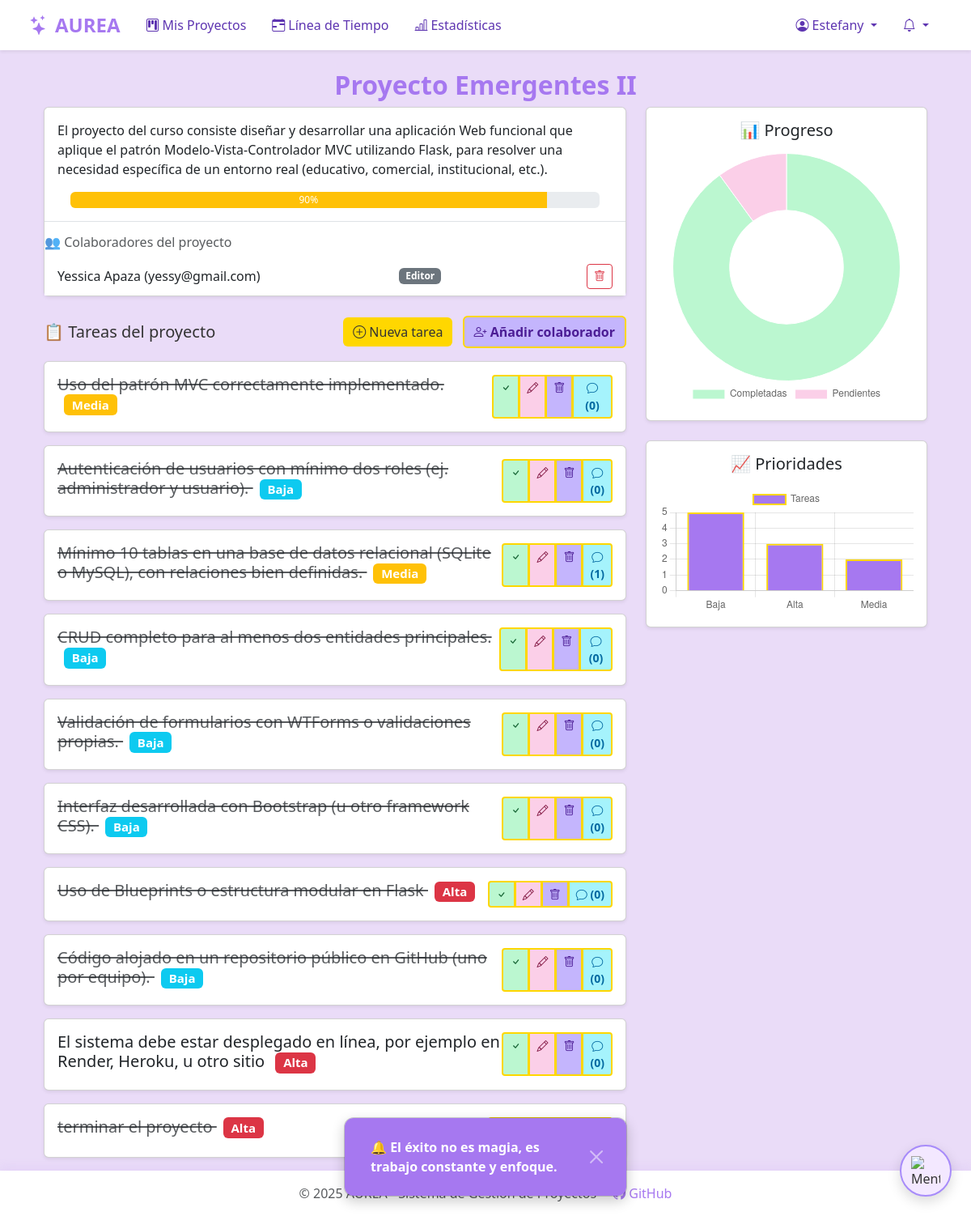
The page /project/proyecto/1 (signed in) on the database its author committed.
### app/models.py (models this page shows, shortened)
class Usuario(db.Model, UserMixin):
    __tablename__ = 'usuarios'
    id_usuario = db.Column(db.Integer, primary_key=True)
    nombre = db.Column(db.String(100), nullable=False)
    email = db.Column(db.String(120), unique=True, nullable=False)
    contraseña = db.Column(db.String(200), nullable=False)
    id_rol = db.Column(db.Integer, db.ForeignKey('roles.id_rol'), default=2, nullable=False)
    rol = db.relationship('Rol', backref='usuario')
    colaboraciones = db.relationship('Colaborador', back_populates='usuario', cascade="all, delete-orphan")

class Proyecto(db.Model):
    __tablename__ = 'proyectos'
    id_proyecto = db.Column(db.Integer, primary_key = True)
    nombre = db.Column(db.String(100), nullable = False)
    descripcion = db.Column(db.Text, nullable=True)
    estado = db.Column(db.String(20), nullable=False, default='En progreso') #listo/en proceso/ detenido
    prioridad = db.Column(db.String(10), nullable=False, default='Media') # Alta, media, baja
    fecha_inicio = db.Column(db.Date, nullable=True)
    fecha_fin = db.Column(db.Date, nullable=True)
    progreso = db.Column(db.Integer, nullable=False, default=0)#0-100%
    colaboradores = db.relationship('Colaborador', back_populates='proyecto', cascade="all, delete-orphan")
    @property
    def progreso_calculado(self):
        if not self.tareas:
            return 0
        completadas = sum(1 for t in self.tareas if t.completado)
        return int((completadas / len(self.tareas)) * 100)
    id_usuario = db.Column(db.Integer, db.ForeignKey('usuarios.id_usuario'), nullable=False)
    id_categoria = db.Column(db.Integer, db.ForeignKey('categorias.id_categoria'))

class Tarea(db.Model):
    __tablename__ = 'tareas'
    id_tarea = db.Column(db.Integer, primary_key=True)
    nombre = db.Column(db.String(100), nullable=False)
    completado = db.Column(db.Boolean, default=False)
    id_proyecto = db.Column(db.Integer, db.ForeignKey('proyectos.id_proyecto'), nullable=False)
    proyecto = db.relationship('Proyecto', backref='tareas')
    id_prioridad = db.Column(db.Integer, db.ForeignKey('prioridades.id_prioridad'))

class Colaborador(db.Model):
    __tablename__ = 'colaboradores'
    id = db.Column(db.Integer, primary_key=True)
    id_usuario = db.Column(db.Integer, db.ForeignKey('usuarios.id_usuario'))
    id_proyecto = db.Column(db.Integer, db.ForeignKey('proyectos.id_proyecto'))
    rol_colab = db.Column(db.String(20)) # lector/editor
    usuario = db.relationship('Usuario', back_populates='colaboraciones')
    proyecto = db.relationship('Proyecto', back_populates='colaboradores')

class Prioridad(db.Model):
    __tablename__ = 'prioridades'
    id_prioridad = db.Column(db.Integer, primary_key=True)
    nombre = db.Column(db.String(50), nullable=False)
    tareas = db.relationship('Tarea',  backref='prioridad', lazy=True)

### app/project/routes.py (the view, shortened to what this page needs)
@project_bp.route('/proyecto/<int:id>', methods=['GET', 'POST'])
@login_required
def ver_proyecto(id):
    proyecto = Proyecto.query.get_or_404(id)
    if not (
    current_user.id_usuario == proyecto.id_usuario or
    any(col.id_usuario == current_user.id_usuario for col in proyecto.colaboradores) or
    current_user.id_rol == 1  # Admin
):
        flash("No puedes acceder a este proyecto", "Danger")
        return redirect(url_for('project.dashboard'))
    form = TareasForm()
    colaboradores = db.session.query(Colaborador, Usuario).join(
        Usuario, Colaborador.id_usuario == Usuario.id_usuario
    ).filter(Colaborador.id_proyecto == id).all()
    colaboradores_data = [{
        'id': colab.id,
        'nombre': usuario.nombre,
        'email': usuario.email,
        'rol': colab.rol_colab
    } for colab, usuario in colaboradores]
    tareas = proyecto.tareas
    completadas = sum(1 for t in tareas if t.completado)
    pendientes = len(tareas) - completadas
    prioridades = [t.prioridad.nombre for t in tareas if t.prioridad]
    conteo_prioridades = Counter(prioridades)
    sorted_data = sorted(conteo_prioridades.items(), key=lambda x: x[1], reverse=True)
    etiquetas = [item[0] for item in sorted_data]
    valores = [item[1] for item in sorted_data]
    suma_total = sum(valores)
    porcentajes = [round((v / suma_total) * 100, 2) for v in valores] if suma_total else[]
    return render_template(
        'project/ver_proyecto.html',
        proyecto=proyecto,
        tareas=tareas,
        form=form,
        completadas=completadas,
        pendientes=pendientes,
        etiquetas=etiquetas,
        valores = valores,
        porcentajes = porcentajes,
        colaboradores=colaboradores_data
    )

### app/templates/project/ver_proyecto.html (shortened to what this page needs)
{% extends 'base.html' %}
{% block content %}
<div class="container mt-4">
  <h2 class="aurea-title">{{ proyecto.nombre }}</h2>
  <div class="row">
    <div class="col-md-8">
      <div class="card shadow-sm mb-4">
        <div class="card-body">
          <p class="card-text">{{ proyecto.descripcion }}</p>
          <div class="d-flex justify-content-between align-items-center">
            <div class="progress flex-grow-1 mx-3" style="height: 20px;">
              <div class="progress-bar bg-warning" style="width: {{ proyecto.progreso_calculado }}%">
                {{ proyecto.progreso_calculado }}%
              </div>
            </div>
          </div>
        </div>
      <div class="border-top pt-3">
  <h6 class="text-muted">👥 Colaboradores del proyecto</h6>
  <ul class="list-group list-group-flush">
    {% for colab in colaboradores %}
      <li class="list-group-item d-flex justify-content-between align-items-center">
        {{ colab.nombre }} ({{ colab.email }})
        <span class="badge bg-secondary">{{ colab.rol|capitalize }}</span>
        <form method="POST" action="{{ url_for('project.eliminar_colaborador', id=colab.id) }}" class="ms-2">
          <button type="submit" class="btn btn-sm btn-outline-danger">
            <i class="bi bi-trash"></i>
          </button>
        </form>
      </li>
    {% else %}
      <li class="list-group-item text-muted">No hay colaboradores aún</li>
    {% endfor %}
  </ul>
</div>
      </div>
      <div class="d-flex justify-content-between align-items-center mb-3">
        <h5 class="mb-0">📋 Tareas del proyecto</h5>
      <div>
      <button onclick="mostrarFormulario()" class="btn btn-aurea me-2">
        <i class="bi bi-plus-circle"></i> Nueva tarea
      </button>
      <button class="btn btn-pastel-lila" data-bs-toggle="modal" data-bs-target="#modalInvitar">
        <i class="bi bi-person-plus"></i> Añadir colaborador
      </button>
      </div>
      </div>
      {% for tarea in tareas %}
      <div class="card mb-3 shadow-sm fade-in-card">
        <div class="card-body">
          <div class="d-flex justify-content-between align-items-start">
            <div>
              <h5 class="mb-1 {% if tarea.completado %}text-muted text-decoration-line-through{% endif %}">
                {{ tarea.nombre }}
                <span class="badge ms-2
                  {% if tarea.prioridad.nombre == 'Alta' %}bg-danger
                  {% elif tarea.prioridad.nombre == 'Media' %}bg-warning
                  {% else %}bg-info{% endif %}">
                  {{ tarea.prioridad.nombre }}
                </span>
              </h5>
            </div>
            <div class="btn-group">
              <a href="{{ url_for('project.completar_tarea', id_tarea=tarea.id_tarea) }}"
                 class="btn btn-sm btn-pastel-verde" title="Completar">
                <i class="bi bi-check"></i>
              </a>
              <a href="{{ url_for('project.editar_tarea', id_tarea=tarea.id_tarea) }}"
                 class="btn btn-sm btn-pastel-rosa" title="Editar">
                <i class="bi bi-pencil"></i>
              </a>
              <a href="{{ url_for('project.eliminar_tarea', id_tarea=tarea.id_tarea) }}"
                 class="btn btn-sm btn-pastel-lila" title="Eliminar">
                <i class="bi bi-trash"></i>
              </a>
              <button class="btn btn-sm btn-pastel-celeste"
                      data-bs-toggle="collapse"
                      data-bs-target="#comentarios-{{ tarea.id_tarea }}"
                      title="Comentarios">
                <i class="bi bi-chat"></i> ({{ tarea.comentarios|length }})
              </button>
            </div>
          </div>
        </div>
      </div>
      {% else %}
      <div class="alert alert-info">No hay tareas en este proyecto</div>
      {% endfor %}
    </div>
    <div class="col-md-4">
      <div class="card shadow-sm mb-4">
        <div class="card-body">
          <h5 class="text-center mb-3">📊 Progreso</h5>
          <canvas id="graficoProgreso"></canvas>
        </div>
      </div>
      <div class="card shadow-sm">
        <div class="card-body">
          <h5 class="text-center mb-3">📈 Prioridades</h5>
          <canvas id="graficoPrioridades"></canvas>
        </div>
      </div>
    </div>
  </div>
</div>
<script>
  // Mostrar/ocultar formulario
  function mostrarFormulario() {
    const form = document.getElementById('form-tarea');
    form.style.display = form.style.display === 'none' ? 'block' : 'none';
  }
  // Gráfico de progreso
  const ctxProgreso = document.getElementById('graficoProgreso').getContext('2d');
  new Chart(ctxProgreso, {
    type: 'doughnut',
    data: {
      labels: ['Completadas', 'Pendientes'],
      datasets: [{
        data: [{{ completadas }}, {{ pendientes }}],
        backgroundColor: ['#BBF7D0', '#FBCFE8'],
        borderWidth: 1
      }]
    },
    options: {
      responsive: true,
      plugins: {
        legend: {
          position: 'bottom'
        },
        tooltip: {
          callbacks: {
            label: function(context) {
              const total = {{ completadas + pendientes }};
              const value = context.raw;
              const percentage = Math.round((value / total) * 100);
              return `${context.label}: ${percentage}% (${value})`;
            }
          }
        }
      }
    }
  });
  // Gráfico de prioridades
  const ctxPrioridades = document.getElementById('graficoPrioridades').getContext('2d');
  new Chart(ctxPrioridades, {
    type: 'bar',
    data: {
      labels: {{ etiquetas|tojson|safe }},
      datasets: [{
        label: 'Tareas',
        data: {{ valores|tojson|safe }},
        backgroundColor: '#A678F0',
        borderColor: '#FFD700',
        borderWidth: 2
      }]
    },
    options: {
      responsive: true,
      scales: {
        y: {
          beginAtZero: true
        }
      }
    }
  });
</script>
{% endblock %}

### app/templates/base.html (shortened to what this page needs)
<!DOCTYPE html>
<html lang="es">
<head>
  <link href="https://cdn.jsdelivr.net/npm/bootstrap@5.3.0/dist/css/bootstrap.min.css" rel="stylesheet">
  <link rel="stylesheet" href="https://cdn.jsdelivr.net/npm/bootstrap-icons@1.11.0/font/bootstrap-icons.css">
</head>
<body>
  <nav class="navbar navbar-expand-lg navbar-light bg-white shadow-sm px-4">
    <div class="container-fluid">
      <a class="navbar-brand fs-4 fw-bold" href="{{ url_for('home') }}" style="color: #A678F0;">
        <i class="bi bi-stars me-2"></i>AUREA
      </a>
      <div class="collapse navbar-collapse" id="navbarNav">
        <ul class="navbar-nav me-auto">
          {% if current_user.is_authenticated %}
            <li class="nav-item">
              <a class="nav-link {{ 'active' if request.path == url_for('project.dashboard') }}"
                 href="{{ url_for('project.dashboard') }}">
                <i class="bi bi-kanban me-1"></i>Mis Proyectos
              </a>
            </li>
            <li class="nav-item">
              <a class="nav-link {{ 'active' if request.path == url_for('project.linea_tiempo') }}"
                 href="{{ url_for('project.linea_tiempo') }}">
                <i class="bi bi-calendar-range me-1"></i>Línea de Tiempo
              </a>
            </li>
            <li class="nav-item">
              <a class="nav-link {{ 'active' if request.path == url_for('project.estadisticas') }}"
                href="{{ url_for('project.estadisticas') }}">
                <i class="bi bi-bar-chart-line me-1"></i>Estadísticas
              </a>
            </li>
          {% endif %}
        </ul>
        <ul class="navbar-nav">
          {% if current_user.is_authenticated %}
            <li class="nav-item dropdown">
              <a class="nav-link dropdown-toggle" href="#" id="userDropdown" role="button"
                 data-bs-toggle="dropdown" aria-expanded="false">
                <i class="bi bi-person-circle me-1"></i>{{ current_user.nombre.split(' ')[0] }}
              </a>
            </li>
            <li class="nav-item dropdown position-relative">
  <a class="nav-link dropdown-toggle" href="#" id="navbarNotifications" role="button" data-bs-toggle="dropdown" aria-expanded="false">
    <i class="bi bi-bell"></i>
  </a>
</li>
          {% endif %}
        </ul>
      </div>
    </div>
  </nav>
<div class="container flex-grow-1">
  {% with messages = get_flashed_messages(with_categories=true) %}
    {% if messages %}
      {% for category, message in messages %}
        <div class="position-fixed bottom-0 start-50 translate-middle-x mb-4 z-3">
          <div class="toast align-items-center toast-motivacional show" role="alert" aria-live="assertive" aria-atomic="true">
            <div class="d-flex">
              <div class="toast-body fw-semibold">
                {% if category == 'success' %} ✨ {{ message }}
                {% else %} 🔔 {{ message }}
                {% endif %}
              </div>
              <button type="button" class="btn-close btn-close-white me-2 m-auto" data-bs-dismiss="toast"></button>
            </div>
          </div>
        </div>
      {% endfor %}
    {% endif %}
  {% endwith %}
    {% block content %}{% endblock %}
  </div>
  <footer class="text-center py-3">
    <div class="container">
      <p class="mb-0">
        <span class="text-muted">© 2025 AUREA - Sistema de Gestión de Proyectos</span>
        <a href="#" class="text-decoration-none ms-3" style="color: #A678F0;">
          GitHub
        </a>
      </p>
    </div>
  </footer>
  <link rel="stylesheet" href="https://cdn.jsdelivr.net/npm/bootstrap-icons@1.11.0/font/bootstrap-icons.css">
<div id="mentorBot" onclick="toggleMentorChat()">
  <img src="https://cdn-icons-png.flaticon.com/512/2920/2920230.png" alt="Mentor IA">
</div>
</body>
</html>

### rows shown on the page
Usuario: nombre "Estefany"
Proyecto: nombre "Proyecto Emergentes II", descripcion "El proyecto del curso consiste diseñar y desarrollar una aplicación Web funcional que aplique el patrón Modelo-Vista-Controlador MVC utilizando Flask, para resolver una necesidad específica de un entorno real (educativo, comercial, institucional, etc.)."
Tarea: progreso_calculado "90", nombre "Uso del patrón MVC correctamente implementado.", prioridad.nombre "Media", comentarios|length "0"
Colaborador: nombre "Yessica Apaza", email "yessy@gmail.com", rol "Editor"
Tarea: nombre "Autenticación de usuarios con mínimo dos roles (ej. administrador y usuario).", prioridad.nombre "Baja", comentarios|length "0"
Tarea: nombre "Mínimo 10 tablas en una base de datos relacional (SQLite o MySQL), con relaciones bien definidas.", prioridad.nombre "Media", comentarios|length "1"
Tarea: nombre "CRUD completo para al menos dos entidades principales.", prioridad.nombre "Baja", comentarios|length "0"
Tarea: nombre "Validación de formularios con WTForms o validaciones propias.", prioridad.nombre "Baja", comentarios|length "0"
Tarea: nombre "Interfaz desarrollada con Bootstrap (u otro framework CSS).", prioridad.nombre "Baja", comentarios|length "0"
Tarea: nombre "Uso de Blueprints o estructura modular en Flask", prioridad.nombre "Alta", comentarios|length "0"
Tarea: nombre "Código alojado en un repositorio público en GitHub (uno por equipo).", prioridad.nombre "Baja", comentarios|length "0"
Tarea: nombre "El sistema debe estar desplegado en línea, por ejemplo en Render, Heroku, u otro sitio", prioridad.nombre "Alta", comentarios|length "0"
Tarea: nombre "terminar el proyecto", prioridad.nombre "Alta"

### other values the page prints
{{ message }} "El éxito no es magia, es trabajo constante y enfoque."
chart data {{ completadas }} 9
chart data {{ pendientes }} 1
chart data {{ etiquetas|tojson|safe }} ["Baja", "Alta", "Media"]
